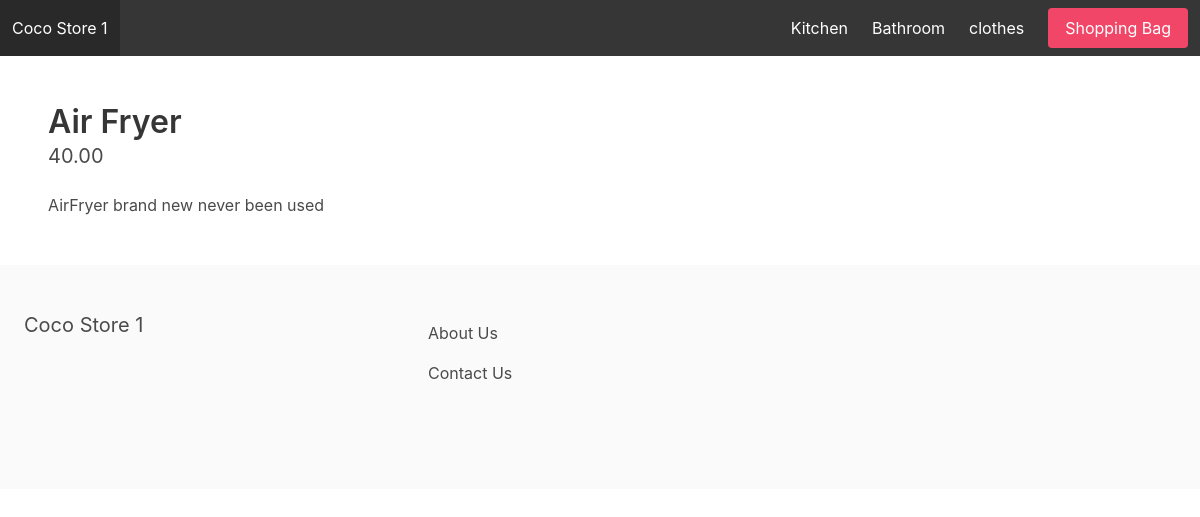
The page /Kitchen/Kitchen/ on the database its author committed.
### shop/models.py (models this page shows, shortened)
class Category(models.Model):
    title = models.CharField(max_length=254)
    slug = models.SlugField(max_length=254)
    ordering = models.IntegerField(default=0)
    class Meta:
        verbose_name_plural = 'Categories'
        ordering = ('ordering',)

class Item(models.Model):
    category = models.ForeignKey(Category, related_name='items', on_delete=models.CASCADE)
    title = models.CharField(max_length=254)
    slug = models.SlugField(max_length=254)
    description = models.TextField(blank=True, null=True)
    featured_item = models.BooleanField(default=False)
    price = models.DecimalField(max_digits=6, decimal_places=2)

### shop/views.py (the view)
# urls.py: path('<slug:category_slug>/<slug:slug>/', detail_product, name='detail_product'),
def detail_product(request, category_slug, slug):
    item = get_object_or_404(Item, slug=slug)
    context = {
        'item': item
    }
    return render(request, 'shop/detail_products.html', context)

### shop/context_processors.py (called while the page is built)
def categories_menu(request):
    categories = Category.objects.all()
    return {'categories_menu': categories}

### shop/templates/shop/detail_products.html (shortened to what this page needs)
{% extends 'home/base.html' %}
{% block content %}
    <h1 class="title">{{ item.title }}</h1>
    <h2 class="subtitle">{{ item.price }}</h2>
    {% if item.description %}
        <p>{{ item.description }}</p>
    {% endif %}
{% endblock %}

### home/templates/home/base.html (shortened to what this page needs)
<!DOCTYPE html>
<html>
	<head>
		<link rel="stylesheet" href="https://cdn.jsdelivr.net/npm/bulma@0.9.0/css/bulma.min.css">
		<link rel="stylesheet" href="#">
	</head>
	<body>
		<nav class="navbar is-dark "">
			<div class="navbar-brand">
				<a class="navbar-item" href="{% url 'homepage' %}">Coco Store 1</a>
			</div>
			<div id="main-navbar" class="navbar-menu"">
				<div class="navbar-end">
					{% for category in categories_menu %}
					<a href="{% url 'detail_categories' category.slug %}" class="navbar-item">{{ category.title }}</a>
					{% endfor %}
					<div class="navbar-item">
					<a href="{% url 'bag' %}" class="button is-danger">Shopping Bag</a>
					</div>
				</div>
			</div>
    </nav>
 <section class="section">
{% block content %}
 {% endblock %}
</section>
<footer class="footer">
	<div class="columns">
		<div class="column is-4">
			<h2 class="subtitle">Coco Store 1</h2>
		</div>
		<div class="column is-4">
			<a href="{% url 'about' %}" class="navbar-item">About Us</a>
			<a href="{% url 'contact' %}" class="navbar-item">Contact Us</a>
		</div>
	</div>
</footer>
</body>
</html>

### rows shown on the page
Category: title "Kitchen"
Category: title "Bathroom"
Category: title "clothes"
Item: title "Air Fryer", price "40.00", description "AirFryer brand new never been used"
